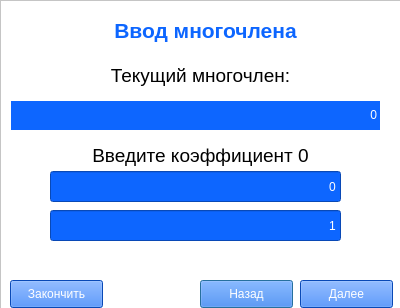
<?xml version="1.0" encoding="UTF-8"?>
<ui version="4.0">
 <class>Polinomial_Input</class>
 <widget class="QDialog" name="Polinomial_Input">
  <property name="geometry">
   <rect>
    <x>0</x>
    <y>0</y>
    <width>400</width>
    <height>308</height>
   </rect>
  </property>
  <property name="windowTitle">
   <string>Dialog</string>
  </property>
  <widget class="QFrame" name="PModulesWindowInput">
   <property name="geometry">
    <rect>
     <x>0</x>
     <y>0</y>
     <width>401</width>
     <height>311</height>
    </rect>
   </property>
   <property name="font">
    <font>
     <pointsize>10</pointsize>
    </font>
   </property>
   <property name="styleSheet">
    <string notr="true">background-color: white</string>
   </property>
   <property name="frameShape">
    <enum>QFrame::StyledPanel</enum>
   </property>
   <property name="frameShadow">
    <enum>QFrame::Raised</enum>
   </property>
   <widget class="QLabel" name="label_3">
    <property name="geometry">
     <rect>
      <x>10</x>
      <y>10</y>
      <width>391</width>
      <height>41</height>
     </rect>
    </property>
    <property name="font">
     <font>
      <pointsize>16</pointsize>
      <weight>75</weight>
      <bold>true</bold>
     </font>
    </property>
    <property name="styleSheet">
     <string notr="true">color: #0D66FF</string>
    </property>
    <property name="text">
     <string>Ввод многочлена</string>
    </property>
    <property name="alignment">
     <set>Qt::AlignCenter</set>
    </property>
   </widget>
   <widget class="QLabel" name="label_2">
    <property name="geometry">
     <rect>
      <x>10</x>
      <y>60</y>
      <width>381</width>
      <height>31</height>
     </rect>
    </property>
    <property name="font">
     <font>
      <pointsize>14</pointsize>
     </font>
    </property>
    <property name="text">
     <string>Текущий многочлен:</string>
    </property>
    <property name="alignment">
     <set>Qt::AlignCenter</set>
    </property>
   </widget>
   <widget class="QLabel" name="label_4">
    <property name="geometry">
     <rect>
      <x>10</x>
      <y>100</y>
      <width>371</width>
      <height>31</height>
     </rect>
    </property>
    <property name="focusPolicy">
     <enum>Qt::WheelFocus</enum>
    </property>
    <property name="layoutDirection">
     <enum>Qt::LeftToRight</enum>
    </property>
    <property name="styleSheet">
     <string notr="true">color: white; background-color: #0D66FF;</string>
    </property>
    <property name="frameShape">
     <enum>QFrame::Box</enum>
    </property>
    <property name="text">
     <string>0</string>
    </property>
    <property name="alignment">
     <set>Qt::AlignRight|Qt::AlignTrailing|Qt::AlignVCenter</set>
    </property>
   </widget>
   <widget class="QLineEdit" name="lineEdit">
    <property name="geometry">
     <rect>
      <x>50</x>
      <y>171</y>
      <width>291</width>
      <height>31</height>
     </rect>
    </property>
    <property name="styleSheet">
     <string notr="true">color: white; background-color: #0D66FF;</string>
    </property>
    <property name="text">
     <string>0</string>
    </property>
    <property name="alignment">
     <set>Qt::AlignRight|Qt::AlignTrailing|Qt::AlignVCenter</set>
    </property>
   </widget>
   <widget class="QLineEdit" name="lineEdit_3">
    <property name="geometry">
     <rect>
      <x>50</x>
      <y>210</y>
      <width>291</width>
      <height>31</height>
     </rect>
    </property>
    <property name="styleSheet">
     <string notr="true">color: white; background-color: #0D66FF;</string>
    </property>
    <property name="text">
     <string>1</string>
    </property>
    <property name="alignment">
     <set>Qt::AlignRight|Qt::AlignTrailing|Qt::AlignVCenter</set>
    </property>
   </widget>
   <widget class="QLabel" name="label_5">
    <property name="geometry">
     <rect>
      <x>10</x>
      <y>140</y>
      <width>381</width>
      <height>31</height>
     </rect>
    </property>
    <property name="font">
     <font>
      <pointsize>14</pointsize>
     </font>
    </property>
    <property name="text">
     <string>Введите коэффициент 0</string>
    </property>
    <property name="alignment">
     <set>Qt::AlignCenter</set>
    </property>
   </widget>
   <widget class="QPushButton" name="pushButton">
    <property name="geometry">
     <rect>
      <x>200</x>
      <y>280</y>
      <width>93</width>
      <height>28</height>
     </rect>
    </property>
    <property name="styleSheet">
     <string notr="true">color: white; background-color: #0D66FF;</string>
    </property>
    <property name="text">
     <string>Назад</string>
    </property>
   </widget>
   <widget class="QPushButton" name="pushButton_2">
    <property name="geometry">
     <rect>
      <x>300</x>
      <y>280</y>
      <width>93</width>
      <height>28</height>
     </rect>
    </property>
    <property name="styleSheet">
     <string notr="true">color: white; background-color: #0D66FF;</string>
    </property>
    <property name="text">
     <string>Далее</string>
    </property>
   </widget>
   <widget class="QPushButton" name="pushButton_3">
    <property name="geometry">
     <rect>
      <x>10</x>
      <y>280</y>
      <width>93</width>
      <height>28</height>
     </rect>
    </property>
    <property name="styleSheet">
     <string notr="true">color: white; background-color: #0D66FF;</string>
    </property>
    <property name="text">
     <string>Закончить</string>
    </property>
   </widget>
  </widget>
 </widget>
 <resources/>
 <connections/>
</ui>
